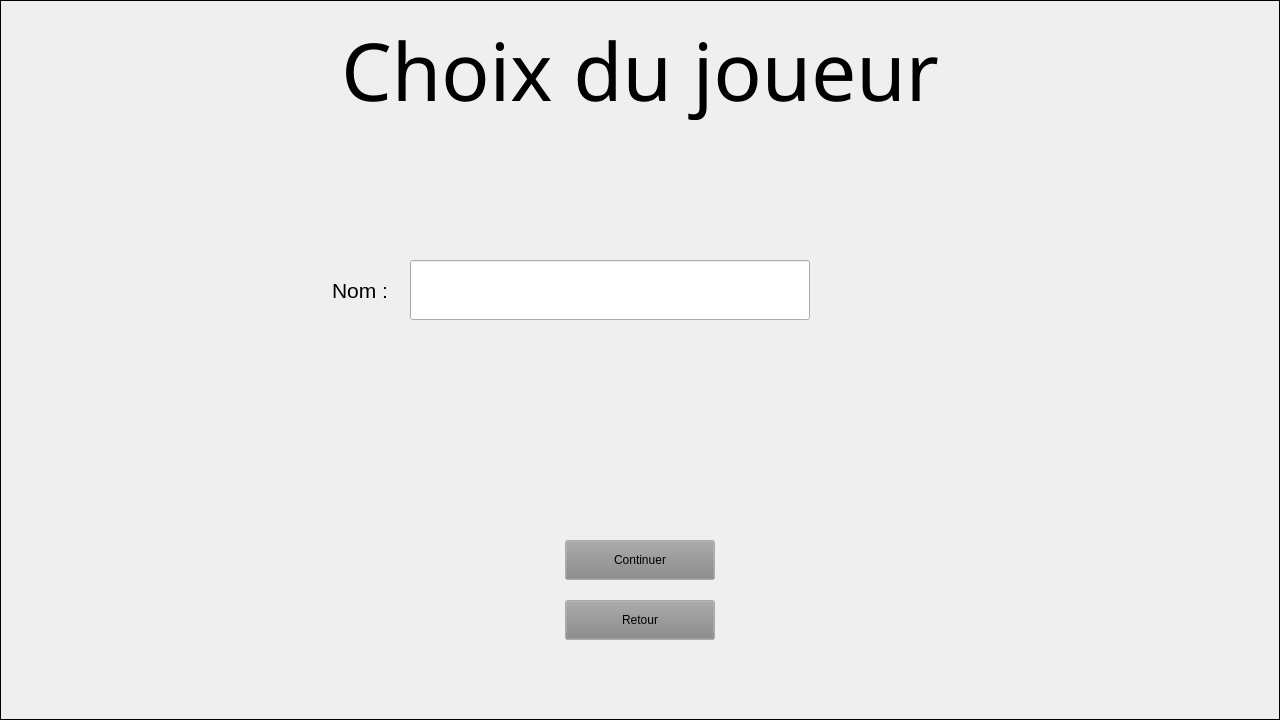
<?xml version="1.0" encoding="UTF-8"?>
<ui version="4.0">
 <class>ChoixJoueur</class>
 <widget class="QWidget" name="ChoixJoueur">
  <property name="geometry">
   <rect>
    <x>0</x>
    <y>0</y>
    <width>1280</width>
    <height>720</height>
   </rect>
  </property>
  <property name="windowTitle">
   <string>Form</string>
  </property>
  <widget class="QLabel" name="BackGround">
   <property name="geometry">
    <rect>
     <x>0</x>
     <y>0</y>
     <width>1280</width>
     <height>720</height>
    </rect>
   </property>
   <property name="baseSize">
    <size>
     <width>100</width>
     <height>100</height>
    </size>
   </property>
   <property name="autoFillBackground">
    <bool>true</bool>
   </property>
   <property name="frameShape">
    <enum>QFrame::Shape::Box</enum>
   </property>
   <property name="text">
    <string/>
   </property>
   <property name="textFormat">
    <enum>Qt::TextFormat::PlainText</enum>
   </property>
   <property name="pixmap">
    <pixmap resource="Image.qrc">:/MainMenu/Image_Qt/EcranAccueil/pixel-art-sky-background-with-clouds-cloudy-blue-sky-for-8bit-game-on-white-background-vector.jpg</pixmap>
   </property>
   <property name="scaledContents">
    <bool>true</bool>
   </property>
  </widget>
  <widget class="QLabel" name="TitreJeu">
   <property name="geometry">
    <rect>
     <x>240</x>
     <y>20</y>
     <width>800</width>
     <height>100</height>
    </rect>
   </property>
   <property name="palette">
    <palette>
     <active>
      <colorrole role="WindowText">
       <brush brushstyle="SolidPattern">
        <color alpha="255">
         <red>0</red>
         <green>0</green>
         <blue>0</blue>
        </color>
       </brush>
      </colorrole>
      <colorrole role="Text">
       <brush brushstyle="SolidPattern">
        <color alpha="255">
         <red>0</red>
         <green>0</green>
         <blue>0</blue>
        </color>
       </brush>
      </colorrole>
     </active>
     <inactive>
      <colorrole role="WindowText">
       <brush brushstyle="SolidPattern">
        <color alpha="255">
         <red>0</red>
         <green>0</green>
         <blue>0</blue>
        </color>
       </brush>
      </colorrole>
      <colorrole role="Text">
       <brush brushstyle="SolidPattern">
        <color alpha="255">
         <red>0</red>
         <green>0</green>
         <blue>0</blue>
        </color>
       </brush>
      </colorrole>
     </inactive>
     <disabled/>
    </palette>
   </property>
   <property name="font">
    <font>
     <family>FZShuTi</family>
     <pointsize>60</pointsize>
     <underline>false</underline>
     <strikeout>false</strikeout>
     <stylestrategy>PreferDefault</stylestrategy>
    </font>
   </property>
   <property name="mouseTracking">
    <bool>false</bool>
   </property>
   <property name="contextMenuPolicy">
    <enum>Qt::ContextMenuPolicy::DefaultContextMenu</enum>
   </property>
   <property name="autoFillBackground">
    <bool>false</bool>
   </property>
   <property name="text">
    <string>Choix du joueur</string>
   </property>
   <property name="textFormat">
    <enum>Qt::TextFormat::PlainText</enum>
   </property>
   <property name="scaledContents">
    <bool>false</bool>
   </property>
   <property name="alignment">
    <set>Qt::AlignmentFlag::AlignCenter</set>
   </property>
   <property name="wordWrap">
    <bool>false</bool>
   </property>
  </widget>
  <widget class="QLabel" name="Nom">
   <property name="geometry">
    <rect>
     <x>310</x>
     <y>270</y>
     <width>100</width>
     <height>40</height>
    </rect>
   </property>
   <property name="font">
    <font>
     <pointsize>16</pointsize>
    </font>
   </property>
   <property name="text">
    <string>Nom :</string>
   </property>
   <property name="alignment">
    <set>Qt::AlignmentFlag::AlignCenter</set>
   </property>
  </widget>
  <widget class="QLineEdit" name="NomChoisi">
   <property name="geometry">
    <rect>
     <x>410</x>
     <y>260</y>
     <width>400</width>
     <height>60</height>
    </rect>
   </property>
   <property name="font">
    <font>
     <pointsize>16</pointsize>
    </font>
   </property>
   <property name="maxLength">
    <number>20</number>
   </property>
  </widget>
  <widget class="QPushButton" name="Continuer">
   <property name="geometry">
    <rect>
     <x>565</x>
     <y>540</y>
     <width>150</width>
     <height>40</height>
    </rect>
   </property>
   <property name="palette">
    <palette>
     <active>
      <colorrole role="Button">
       <brush brushstyle="SolidPattern">
        <color alpha="255">
         <red>135</red>
         <green>135</green>
         <blue>135</blue>
        </color>
       </brush>
      </colorrole>
      <colorrole role="Midlight">
       <brush brushstyle="SolidPattern">
        <color alpha="255">
         <red>189</red>
         <green>189</green>
         <blue>189</blue>
        </color>
       </brush>
      </colorrole>
     </active>
     <inactive>
      <colorrole role="Button">
       <brush brushstyle="SolidPattern">
        <color alpha="255">
         <red>135</red>
         <green>135</green>
         <blue>135</blue>
        </color>
       </brush>
      </colorrole>
      <colorrole role="Midlight">
       <brush brushstyle="SolidPattern">
        <color alpha="255">
         <red>189</red>
         <green>189</green>
         <blue>189</blue>
        </color>
       </brush>
      </colorrole>
     </inactive>
     <disabled>
      <colorrole role="Button">
       <brush brushstyle="SolidPattern">
        <color alpha="255">
         <red>135</red>
         <green>135</green>
         <blue>135</blue>
        </color>
       </brush>
      </colorrole>
      <colorrole role="Midlight">
       <brush brushstyle="SolidPattern">
        <color alpha="255">
         <red>189</red>
         <green>189</green>
         <blue>189</blue>
        </color>
       </brush>
      </colorrole>
     </disabled>
    </palette>
   </property>
   <property name="font">
    <font>
     <kerning>true</kerning>
    </font>
   </property>
   <property name="text">
    <string>Continuer</string>
   </property>
  </widget>
  <widget class="QPushButton" name="Retour">
   <property name="geometry">
    <rect>
     <x>565</x>
     <y>600</y>
     <width>150</width>
     <height>40</height>
    </rect>
   </property>
   <property name="palette">
    <palette>
     <active>
      <colorrole role="Button">
       <brush brushstyle="SolidPattern">
        <color alpha="255">
         <red>135</red>
         <green>135</green>
         <blue>135</blue>
        </color>
       </brush>
      </colorrole>
      <colorrole role="Midlight">
       <brush brushstyle="SolidPattern">
        <color alpha="255">
         <red>189</red>
         <green>189</green>
         <blue>189</blue>
        </color>
       </brush>
      </colorrole>
     </active>
     <inactive>
      <colorrole role="Button">
       <brush brushstyle="SolidPattern">
        <color alpha="255">
         <red>135</red>
         <green>135</green>
         <blue>135</blue>
        </color>
       </brush>
      </colorrole>
      <colorrole role="Midlight">
       <brush brushstyle="SolidPattern">
        <color alpha="255">
         <red>189</red>
         <green>189</green>
         <blue>189</blue>
        </color>
       </brush>
      </colorrole>
     </inactive>
     <disabled>
      <colorrole role="Button">
       <brush brushstyle="SolidPattern">
        <color alpha="255">
         <red>135</red>
         <green>135</green>
         <blue>135</blue>
        </color>
       </brush>
      </colorrole>
      <colorrole role="Midlight">
       <brush brushstyle="SolidPattern">
        <color alpha="255">
         <red>189</red>
         <green>189</green>
         <blue>189</blue>
        </color>
       </brush>
      </colorrole>
     </disabled>
    </palette>
   </property>
   <property name="font">
    <font>
     <kerning>true</kerning>
    </font>
   </property>
   <property name="text">
    <string>Retour</string>
   </property>
  </widget>
 </widget>
 <resources>
  <include location="Image.qrc"/>
 </resources>
 <connections/>
</ui>
